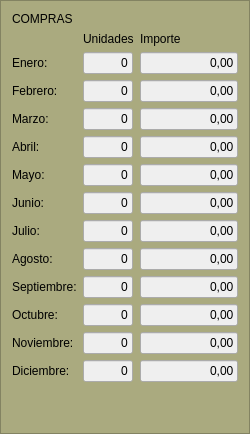
               <widget class="QFrame" name="frame_14">
                <property name="styleSheet">
                 <string notr="true">background-color: rgb(170, 170, 127);</string>
                </property>
                <property name="frameShape">
                 <enum>QFrame::StyledPanel</enum>
                </property>
                <property name="frameShadow">
                 <enum>QFrame::Raised</enum>
                </property>
                <layout class="QGridLayout" name="gridLayout_18">
                 <item row="0" column="0">
                  <widget class="QLabel" name="label_25">
                   <property name="styleSheet">
                    <string notr="true">color: rgb(0, 0, 0);</string>
                   </property>
                   <property name="text">
                    <string>COMPRAS</string>
                   </property>
                  </widget>
                 </item>
                 <item row="1" column="0" rowspan="2" colspan="3">
                  <layout class="QGridLayout" name="gridLayout_20">
                   <item row="1" column="2">
                    <widget class="QLineEdit" name="txtImporte_compras_enero">
                     <property name="maximumSize">
                      <size>
                       <width>98</width>
                       <height>16777215</height>
                      </size>
                     </property>
                     <property name="styleSheet">
                      <string notr="true">color: rgb(0, 0, 0);
background-color: rgb(239, 239, 239);</string>
                     </property>
                     <property name="text">
                      <string>0,00</string>
                     </property>
                     <property name="alignment">
                      <set>Qt::AlignRight|Qt::AlignTrailing|Qt::AlignVCenter</set>
                     </property>
                    </widget>
                   </item>
                   <item row="7" column="2">
                    <widget class="QLineEdit" name="txtImporte_compras_julio">
                     <property name="maximumSize">
                      <size>
                       <width>98</width>
                       <height>16777215</height>
                      </size>
                     </property>
                     <property name="styleSheet">
                      <string notr="true">color: rgb(0, 0, 0);
background-color: rgb(239, 239, 239);</string>
                     </property>
                     <property name="text">
                      <string>0,00</string>
                     </property>
                     <property name="alignment">
                      <set>Qt::AlignRight|Qt::AlignTrailing|Qt::AlignVCenter</set>
                     </property>
                    </widget>
                   </item>
                   <item row="3" column="2">
                    <widget class="QLineEdit" name="txtImporte_compras_marzo">
                     <property name="maximumSize">
                      <size>
                       <width>98</width>
                       <height>16777215</height>
                      </size>
                     </property>
                     <property name="styleSheet">
                      <string notr="true">color: rgb(0, 0, 0);
background-color: rgb(239, 239, 239);</string>
                     </property>
                     <property name="text">
                      <string>0,00</string>
                     </property>
                     <property name="alignment">
                      <set>Qt::AlignRight|Qt::AlignTrailing|Qt::AlignVCenter</set>
                     </property>
                    </widget>
                   </item>
                   <item row="2" column="1">
                    <widget class="QLineEdit" name="txtUnid_compras_febrero">
                     <property name="maximumSize">
                      <size>
                       <width>50</width>
                       <height>16777215</height>
                      </size>
                     </property>
                     <property name="styleSheet">
                      <string notr="true">color: rgb(0, 0, 0);
background-color: rgb(239, 239, 239);</string>
                     </property>
                     <property name="text">
                      <string>0</string>
                     </property>
                     <property name="alignment">
                      <set>Qt::AlignRight|Qt::AlignTrailing|Qt::AlignVCenter</set>
                     </property>
                    </widget>
                   </item>
                   <item row="3" column="1">
                    <widget class="QLineEdit" name="txtUnid_compras_marzo">
                     <property name="maximumSize">
                      <size>
                       <width>50</width>
                       <height>16777215</height>
                      </size>
                     </property>
                     <property name="styleSheet">
                      <string notr="true">color: rgb(0, 0, 0);
background-color: rgb(239, 239, 239);</string>
                     </property>
                     <property name="text">
                      <string>0</string>
                     </property>
                     <property name="alignment">
                      <set>Qt::AlignRight|Qt::AlignTrailing|Qt::AlignVCenter</set>
                     </property>
                    </widget>
                   </item>
                   <item row="9" column="2">
                    <widget class="QLineEdit" name="txtImporte_compras_septiembre">
                     <property name="maximumSize">
                      <size>
                       <width>98</width>
                       <height>16777215</height>
                      </size>
                     </property>
                     <property name="styleSheet">
                      <string notr="true">color: rgb(0, 0, 0);
background-color: rgb(239, 239, 239);</string>
                     </property>
                     <property name="text">
                      <string>0,00</string>
                     </property>
                     <property name="alignment">
                      <set>Qt::AlignRight|Qt::AlignTrailing|Qt::AlignVCenter</set>
                     </property>
                    </widget>
                   </item>
                   <item row="0" column="1">
                    <widget class="QLabel" name="label_52">
                     <property name="styleSheet">
                      <string notr="true">color: rgb(0, 0, 0);</string>
                     </property>
                     <property name="text">
                      <string>Unidades</string>
                     </property>
                    </widget>
                   </item>
                   <item row="12" column="2">
                    <widget class="QLineEdit" name="txtImporte_compras_diciembre">
                     <property name="maximumSize">
                      <size>
                       <width>98</width>
                       <height>16777215</height>
                      </size>
                     </property>
                     <property name="styleSheet">
                      <string notr="true">color: rgb(0, 0, 0);
background-color: rgb(239, 239, 239);</string>
                     </property>
                     <property name="text">
                      <string>0,00</string>
                     </property>
                     <property name="alignment">
                      <set>Qt::AlignRight|Qt::AlignTrailing|Qt::AlignVCenter</set>
                     </property>
                    </widget>
                   </item>
                   <item row="8" column="1">
                    <widget class="QLineEdit" name="txtUnid_compras_agosto">
                     <property name="maximumSize">
                      <size>
                       <width>50</width>
                       <height>16777215</height>
                      </size>
                     </property>
                     <property name="styleSheet">
                      <string notr="true">color: rgb(0, 0, 0);
background-color: rgb(239, 239, 239);</string>
                     </property>
                     <property name="text">
                      <string>0</string>
                     </property>
                     <property name="alignment">
                      <set>Qt::AlignRight|Qt::AlignTrailing|Qt::AlignVCenter</set>
                     </property>
                    </widget>
                   </item>
                   <item row="12" column="1">
                    <widget class="QLineEdit" name="txtUnid_compras_diciembre">
                     <property name="maximumSize">
                      <size>
                       <width>50</width>
                       <height>16777215</height>
                      </size>
                     </property>
                     <property name="styleSheet">
                      <string notr="true">color: rgb(0, 0, 0);
background-color: rgb(239, 239, 239);</string>
                     </property>
                     <property name="text">
                      <string>0</string>
                     </property>
                     <property name="alignment">
                      <set>Qt::AlignRight|Qt::AlignTrailing|Qt::AlignVCenter</set>
                     </property>
                    </widget>
                   </item>
                   <item row="6" column="1">
                    <widget class="QLineEdit" name="txtUnid_compras_junio">
                     <property name="maximumSize">
                      <size>
                       <width>50</width>
                       <height>16777215</height>
                      </size>
                     </property>
                     <property name="styleSheet">
                      <string notr="true">color: rgb(0, 0, 0);
background-color: rgb(239, 239, 239);</string>
                     </property>
                     <property name="text">
                      <string>0</string>
                     </property>
                     <property name="alignment">
                      <set>Qt::AlignRight|Qt::AlignTrailing|Qt::AlignVCenter</set>
                     </property>
                    </widget>
                   </item>
                   <item row="5" column="1">
                    <widget class="QLineEdit" name="txtUnid_compras_mayo">
                     <property name="maximumSize">
                      <size>
                       <width>50</width>
                       <height>16777215</height>
                      </size>
                     </property>
                     <property name="styleSheet">
                      <string notr="true">color: rgb(0, 0, 0);
background-color: rgb(239, 239, 239);</string>
                     </property>
                     <property name="text">
                      <string>0</string>
                     </property>
                     <property name="alignment">
                      <set>Qt::AlignRight|Qt::AlignTrailing|Qt::AlignVCenter</set>
                     </property>
                    </widget>
                   </item>
                   <item row="1" column="1">
                    <widget class="QLineEdit" name="txtUnid_compras_enero">
                     <property name="maximumSize">
                      <size>
                       <width>50</width>
                       <height>16777215</height>
                      </size>
                     </property>
                     <property name="styleSheet">
                      <string notr="true">color: rgb(0, 0, 0);
background-color: rgb(239, 239, 239);</string>
                     </property>
                     <property name="text">
                      <string>0</string>
                     </property>
                     <property name="alignment">
                      <set>Qt::AlignRight|Qt::AlignTrailing|Qt::AlignVCenter</set>
                     </property>
                    </widget>
                   </item>
                   <item row="10" column="2">
                    <widget class="QLineEdit" name="txtImporte_compras_octubre">
                     <property name="maximumSize">
                      <size>
                       <width>98</width>
                       <height>16777215</height>
                      </size>
                     </property>
                     <property name="styleSheet">
                      <string notr="true">color: rgb(0, 0, 0);
background-color: rgb(239, 239, 239);</string>
                     </property>
                     <property name="text">
                      <string>0,00</string>
                     </property>
                     <property name="alignment">
                      <set>Qt::AlignRight|Qt::AlignTrailing|Qt::AlignVCenter</set>
                     </property>
                    </widget>
                   </item>
                   <item row="11" column="2">
                    <widget class="QLineEdit" name="txtImporte_compras_noviembre">
                     <property name="maximumSize">
                      <size>
                       <width>98</width>
                       <height>16777215</height>
                      </size>
                     </property>
                     <property name="styleSheet">
                      <string notr="true">color: rgb(0, 0, 0);
background-color: rgb(239, 239, 239);</string>
                     </property>
                     <property name="text">
                      <string>0,00</string>
                     </property>
                     <property name="alignment">
                      <set>Qt::AlignRight|Qt::AlignTrailing|Qt::AlignVCenter</set>
                     </property>
                    </widget>
                   </item>
                   <item row="11" column="1">
                    <widget class="QLineEdit" name="txtUnid_compras_noviembre">
                     <property name="maximumSize">
                      <size>
                       <width>50</width>
                       <height>16777215</height>
                      </size>
                     </property>
                     <property name="styleSheet">
                      <string notr="true">color: rgb(0, 0, 0);
background-color: rgb(239, 239, 239);</string>
                     </property>
                     <property name="text">
                      <string>0</string>
                     </property>
                     <property name="alignment">
                      <set>Qt::AlignRight|Qt::AlignTrailing|Qt::AlignVCenter</set>
                     </property>
                    </widget>
                   </item>
                   <item row="8" column="2">
                    <widget class="QLineEdit" name="txtImporte_compras_agosto">
                     <property name="maximumSize">
                      <size>
                       <width>98</width>
                       <height>16777215</height>
                      </size>
                     </property>
                     <property name="styleSheet">
                      <string notr="true">color: rgb(0, 0, 0);
background-color: rgb(239, 239, 239);</string>
                     </property>
                     <property name="text">
                      <string>0,00</string>
                     </property>
                     <property name="alignment">
                      <set>Qt::AlignRight|Qt::AlignTrailing|Qt::AlignVCenter</set>
                     </property>
                    </widget>
                   </item>
                   <item row="5" column="2">
                    <widget class="QLineEdit" name="txtImporte_compras_mayo">
                     <property name="maximumSize">
                      <size>
                       <width>98</width>
                       <height>16777215</height>
                      </size>
                     </property>
                     <property name="styleSheet">
                      <string notr="true">color: rgb(0, 0, 0);
background-color: rgb(239, 239, 239);</string>
                     </property>
                     <property name="text">
                      <string>0,00</string>
                     </property>
                     <property name="alignment">
                      <set>Qt::AlignRight|Qt::AlignTrailing|Qt::AlignVCenter</set>
                     </property>
                    </widget>
                   </item>
                   <item row="9" column="1">
                    <widget class="QLineEdit" name="txtUnid_compras_septiembre">
                     <property name="maximumSize">
                      <size>
                       <width>50</width>
                       <height>16777215</height>
                      </size>
                     </property>
                     <property name="styleSheet">
                      <string notr="true">color: rgb(0, 0, 0);
background-color: rgb(239, 239, 239);</string>
                     </property>
                     <property name="text">
                      <string>0</string>
                     </property>
                     <property name="alignment">
                      <set>Qt::AlignRight|Qt::AlignTrailing|Qt::AlignVCenter</set>
                     </property>
                    </widget>
                   </item>
                   <item row="2" column="2">
                    <widget class="QLineEdit" name="txtImporte_compras_febrero">
                     <property name="maximumSize">
                      <size>
                       <width>98</width>
                       <height>16777215</height>
                      </size>
                     </property>
                     <property name="styleSheet">
                      <string notr="true">color: rgb(0, 0, 0);
background-color: rgb(239, 239, 239);</string>
                     </property>
                     <property name="text">
                      <string>0,00</string>
                     </property>
                     <property name="alignment">
                      <set>Qt::AlignRight|Qt::AlignTrailing|Qt::AlignVCenter</set>
                     </property>
                    </widget>
                   </item>
                   <item row="4" column="1">
                    <widget class="QLineEdit" name="txtUnid_compras_abril">
                     <property name="maximumSize">
                      <size>
                       <width>50</width>
                       <height>16777215</height>
                      </size>
                     </property>
                     <property name="styleSheet">
                      <string notr="true">color: rgb(0, 0, 0);
background-color: rgb(239, 239, 239);</string>
                     </property>
                     <property name="text">
                      <string>0</string>
                     </property>
                     <property name="alignment">
                      <set>Qt::AlignRight|Qt::AlignTrailing|Qt::AlignVCenter</set>
                     </property>
                    </widget>
                   </item>
                   <item row="4" column="2">
                    <widget class="QLineEdit" name="txtImporte_compras_abril">
                     <property name="maximumSize">
                      <size>
                       <width>98</width>
                       <height>16777215</height>
                      </size>
                     </property>
                     <property name="styleSheet">
                      <string notr="true">color: rgb(0, 0, 0);
background-color: rgb(239, 239, 239);</string>
                     </property>
                     <property name="text">
                      <string>0,00</string>
                     </property>
                     <property name="alignment">
                      <set>Qt::AlignRight|Qt::AlignTrailing|Qt::AlignVCenter</set>
                     </property>
                    </widget>
                   </item>
                   <item row="0" column="2">
                    <widget class="QLabel" name="label_53">
                     <property name="styleSheet">
                      <string notr="true">color: rgb(0, 0, 0);</string>
                     </property>
                     <property name="text">
                      <string>Importe</string>
                     </property>
                    </widget>
                   </item>
                   <item row="7" column="1">
                    <widget class="QLineEdit" name="txtUnid_compras_julio">
                     <property name="maximumSize">
                      <size>
                       <width>50</width>
                       <height>16777215</height>
                      </size>
                     </property>
                     <property name="styleSheet">
                      <string notr="true">color: rgb(0, 0, 0);
background-color: rgb(239, 239, 239);</string>
                     </property>
                     <property name="text">
                      <string>0</string>
                     </property>
                     <property name="alignment">
                      <set>Qt::AlignRight|Qt::AlignTrailing|Qt::AlignVCenter</set>
                     </property>
                    </widget>
                   </item>
                   <item row="6" column="2">
                    <widget class="QLineEdit" name="txtImporte_compras_junio">
                     <property name="maximumSize">
                      <size>
                       <width>98</width>
                       <height>16777215</height>
                      </size>
                     </property>
                     <property name="styleSheet">
                      <string notr="true">color: rgb(0, 0, 0);
background-color: rgb(239, 239, 239);</string>
                     </property>
                     <property name="text">
                      <string>0,00</string>
                     </property>
                     <property name="alignment">
                      <set>Qt::AlignRight|Qt::AlignTrailing|Qt::AlignVCenter</set>
                     </property>
                    </widget>
                   </item>
                   <item row="10" column="1">
                    <widget class="QLineEdit" name="txtUnid_compras_octubre">
                     <property name="maximumSize">
                      <size>
                       <width>50</width>
                       <height>16777215</height>
                      </size>
                     </property>
                     <property name="styleSheet">
                      <string notr="true">color: rgb(0, 0, 0);
background-color: rgb(239, 239, 239);</string>
                     </property>
                     <property name="text">
                      <string>0</string>
                     </property>
                     <property name="alignment">
                      <set>Qt::AlignRight|Qt::AlignTrailing|Qt::AlignVCenter</set>
                     </property>
                    </widget>
                   </item>
                   <item row="1" column="0">
                    <widget class="QLabel" name="label_27">
                     <property name="styleSheet">
                      <string notr="true">color: rgb(0, 0, 0);</string>
                     </property>
                     <property name="text">
                      <string>Enero:</string>
                     </property>
                    </widget>
                   </item>
                   <item row="2" column="0">
                    <widget class="QLabel" name="label_35">
                     <property name="styleSheet">
                      <string notr="true">color: rgb(0, 0, 0);</string>
                     </property>
                     <property name="text">
                      <string>Febrero:</string>
                     </property>
                    </widget>
                   </item>
                   <item row="3" column="0">
                    <widget class="QLabel" name="label_36">
                     <property name="styleSheet">
                      <string notr="true">color: rgb(0, 0, 0);</string>
                     </property>
                     <property name="text">
                      <string>Marzo:</string>
                     </property>
                    </widget>
                   </item>
                   <item row="4" column="0">
                    <widget class="QLabel" name="label_37">
                     <property name="styleSheet">
                      <string notr="true">color: rgb(0, 0, 0);</string>
                     </property>
                     <property name="text">
                      <string>Abril:</string>
                     </property>
                    </widget>
                   </item>
                   <item row="5" column="0">
                    <widget class="QLabel" name="label_39">
                     <property name="styleSheet">
                      <string notr="true">color: rgb(0, 0, 0);</string>
                     </property>
                     <property name="text">
                      <string>Mayo:</string>
                     </property>
                    </widget>
                   </item>
                   <item row="6" column="0">
                    <widget class="QLabel" name="label_40">
                     <property name="styleSheet">
                      <string notr="true">color: rgb(0, 0, 0);</string>
                     </property>
                     <property name="text">
                      <string>Junio:</string>
                     </property>
                    </widget>
                   </item>
                   <item row="7" column="0">
                    <widget class="QLabel" name="label_41">
                     <property name="styleSheet">
                      <string notr="true">color: rgb(0, 0, 0);</string>
                     </property>
                     <property name="text">
                      <string>Julio:</string>
                     </property>
                    </widget>
                   </item>
                   <item row="8" column="0">
                    <widget class="QLabel" name="label_46">
                     <property name="styleSheet">
                      <string notr="true">color: rgb(0, 0, 0)</string>
                     </property>
                     <property name="text">
                      <string>Agosto:</string>
                     </property>
                    </widget>
                   </item>
                   <item row="9" column="0">
                    <widget class="QLabel" name="label_47">
                     <property name="styleSheet">
                      <string notr="true">color: rgb(0, 0, 0);</string>
                     </property>
                     <property name="text">
                      <string>Septiembre:</string>
                     </property>
                    </widget>
                   </item>
                   <item row="10" column="0">
                    <widget class="QLabel" name="label_48">
                     <property name="styleSheet">
                      <string notr="true">color: rgb(0, 0, 0);</string>
                     </property>
                     <property name="text">
                      <string>Octubre:</string>
                     </property>
                    </widget>
                   </item>
                   <item row="11" column="0">
                    <widget class="QLabel" name="label_49">
                     <property name="styleSheet">
                      <string notr="true">color: rgb(0, 0, 0);</string>
                     </property>
                     <property name="text">
                      <string>Noviembre:</string>
                     </property>
                    </widget>
                   </item>
                   <item row="12" column="0">
                    <widget class="QLabel" name="label_50">
                     <property name="styleSheet">
                      <string notr="true">color: rgb(0, 0, 0);</string>
                     </property>
                     <property name="text">
                      <string>Diciembre:</string>
                     </property>
                    </widget>
                   </item>
                  </layout>
                 </item>
                 <item row="3" column="0">
                  <spacer name="verticalSpacer">
                   <property name="orientation">
                    <enum>Qt::Vertical</enum>
                   </property>
                   <property name="sizeHint" stdset="0">
                    <size>
                     <width>20</width>
                     <height>40</height>
                    </size>
                   </property>
                  </spacer>
                 </item>
                </layout>
               </widget>
